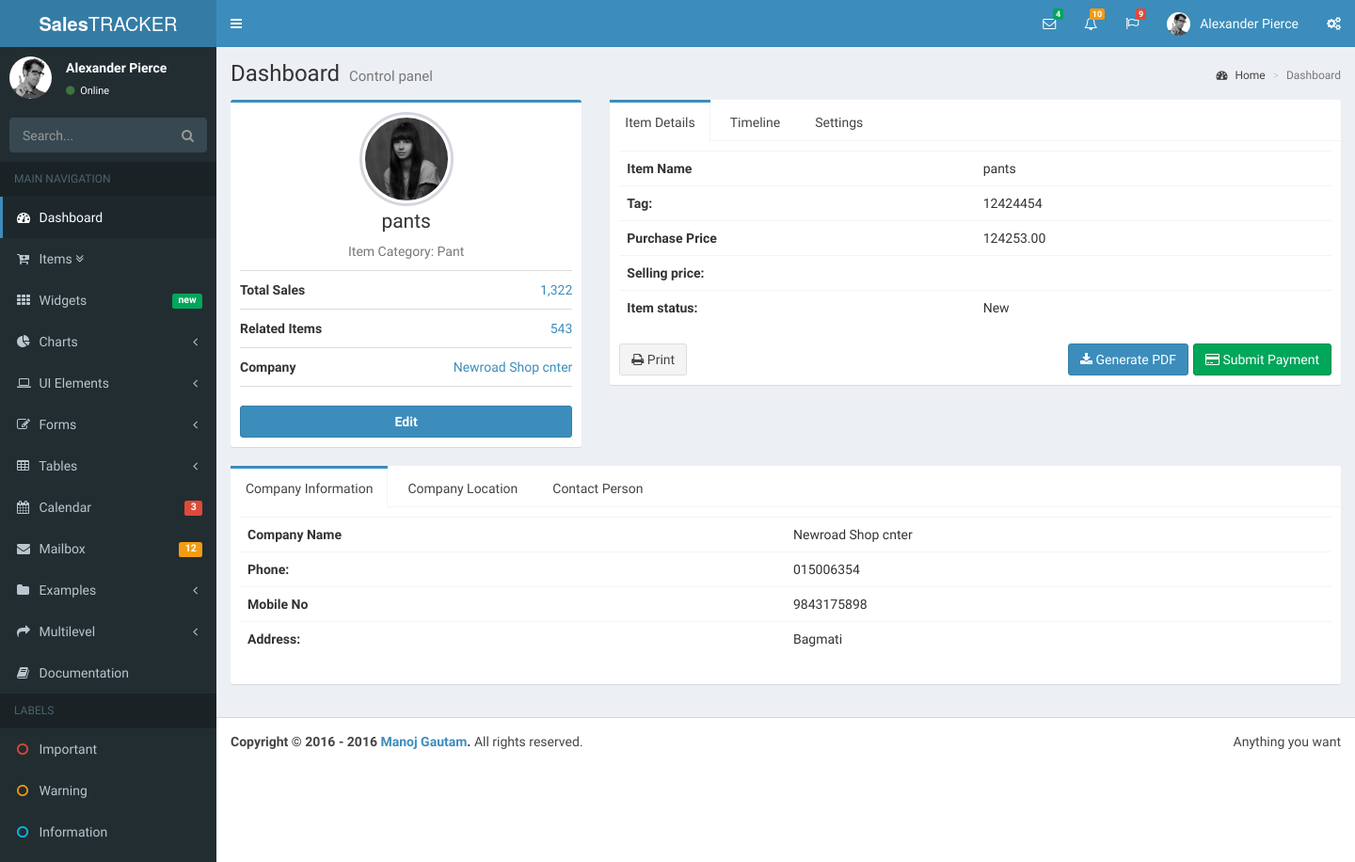
Page /items/item/8/ on the committed database.
### salesmanager/models.py (models this page shows, shortened)
class Item(TimeStampedModel):
    name = models.CharField("Item name", max_length=255)
    tag = models.CharField("Item tag", max_length=30, unique=True)
    category = models.ForeignKey(Category)
    company = models.ForeignKey(Company)
    price = models.DecimalField(max_digits=15, decimal_places=2)
    status = models.BooleanField("New or Sold", default=True)
    def get_status(self):
        if self.status is True:
            return "New"
        else:
            return "Sold"

class Category(models.Model):
    category_name = models.CharField('Item Category', choices=CATEGORY, default="pant",\
    max_length=100)
    category_description = models.TextField()
    class Meta:
        verbose_name_plural = "Item Category"

class Company(models.Model):
    name = models.CharField(max_length=255)
    phone = models.CharField(max_length=9)
    mobile = models.CharField(max_length=10)
    address = models.ForeignKey(Address)
    contact_person = models.ForeignKey(ContactPerson)

class Address(models.Model):
    zone = models.CharField(max_length=50)
    def __str__(self):
        return self.zone

### salesmanager/views.py (the view)
# urls.py: url(r'item/(?P<pk>\d+)/$',ItemDetailView.as_view(),name="item"),
class ItemDetailView(DetailView):
    model = Item
    context_object_name = 'item'
    template_name = 'salesmanager/item_detail.html'

### templates/salesmanager/item_detail.html (shortened to what this page needs)
{% extends 'salesmanager/base.html' %}
{% load staticfiles %}
{% block content %}
<div class="row">
  <div class="col-md-4">
    <div class="box box-primary">
      <div class="box-body box-profile">
        <img class="profile-user-img img-responsive img-circle" src="{% static 'dist/img/user4-128x128.jpg' %}" alt="User profile picture">
        <h3 class="profile-username text-center">{{item.name}}</h3>
        <p class="text-muted text-center">Item Category: {{item.category.category_name}}</p>
        <ul class="list-group list-group-unbordered">
          <li class="list-group-item">
            <b>Total Sales</b> <a class="pull-right">1,322</a>
          </li>
          <li class="list-group-item">
            <b>Related Items</b> <a class="pull-right">543</a>
          </li>
          <li class="list-group-item">
            <b>Company</b> <a class="pull-right">{{item.company.name}}</a>
          </li>
        </ul>
      <a href="#" class="btn btn-primary btn-block"><b>Edit</b></a>
    </div>
  </div>
</div>
            <div class="col-md-8">
              <div class="nav-tabs-custom">
                <ul class="nav nav-tabs">
                  <li class="active"><a aria-expanded="true" href="#activity" data-toggle="tab">Item Details</a></li>
                  <li class=""><a aria-expanded="false" href="#timeline" data-toggle="tab">Timeline</a></li>
                  <li class=""><a aria-expanded="false" href="#settings" data-toggle="tab">Settings</a></li>
                </ul>
                <div class="tab-content">
                  <div class="tab-pane active" id="activity">
                <table class="table">
                <tbody>
                  <tr>
                    <th>Item Name</th>
                    <td>{{item.name}}</td>
                  </tr>
                  <tr>
                  <th style="width:50%">Tag:</th>
                  <td>{{item.tag}}</td>
                </tr>
                <tr>
                  <th>Purchase Price</th>
                  <td>{{item.price}}</td>
                </tr>
                <tr>
                  <th>Selling price:</th>
                  <td>{{item.selling_pirce}}</td>
                </tr>
                <tr>
                  <th>Item status:</th>
                  <td>{{item.get_status}}</td>
                </tr>
              </tbody>
            </table>
            <a href="invoice-print.html" target="_blank" class="btn btn-default"><i class="fa fa-print"></i> Print</a>
            <button class="btn btn-success pull-right"><i class="fa fa-credit-card"></i> Submit Payment</button>
            <button class="btn btn-primary pull-right" style="margin-right: 5px;"><i class="fa fa-download"></i> Generate PDF</button>
        </div>
                </div>
              </div>
            </div>
</div>
<div class="row">
  <div class="col-md-12">
    <div class="nav-tabs-custom">
      <ul class="nav nav-tabs">
        <li class="active"><a aria-expanded="true" href="#company-info" data-toggle="tab">Company Information</a></li>
        <li class=""><a aria-expanded="false" href="#company-location" data-toggle="tab">Company Location</a></li>
        <li class=""><a aria-expanded="false" href="#contact-person" data-toggle="tab">Contact Person</a></li>
      </ul>
      <div class="tab-content">
        <div class="tab-pane active" id="company-info">
      <table class="table">
      <tbody>
        <tr>
          <th>Company Name</th>
          <td>{{item.company.name}}</td>
        </tr>
        <tr>
        <th style="width:50%">Phone:</th>
        <td>{{item.company.phone}}</td>
      </tr>
      <tr>
        <th>Mobile No</th>
        <td>{{item.company.mobile}}</td>
      </tr>
      <tr>
        <th>Address:</th>
        <td>{{item.company.address}}</td>
      </tr>
    </tbody>
  </table>
</div>
      </div>
    </div>
  </div>
</div>
{% endblock content %}

### rows in the picture
Item: name "pants", category.category_name "Pant", company.name "Newroad Shop cnter", tag "12424454", price "124253.00", get_status "New", company.phone "015006354", company.mobile "9843175898", company.address "Bagmati"
